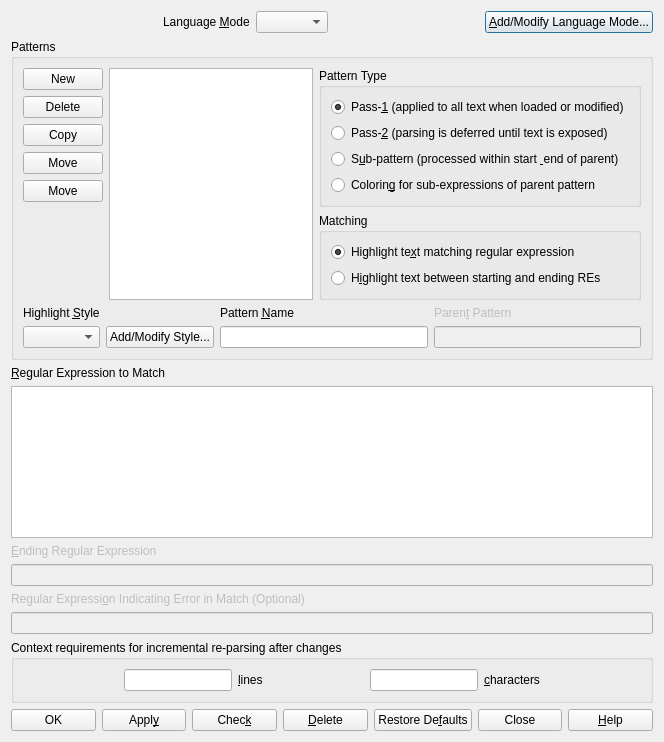
<?xml version="1.0" encoding="UTF-8"?>
<ui version="4.0">
 <class>DialogSyntaxPatterns</class>
 <widget class="QDialog" name="DialogSyntaxPatterns">
  <property name="geometry">
   <rect>
    <x>0</x>
    <y>0</y>
    <width>664</width>
    <height>742</height>
   </rect>
  </property>
  <property name="windowTitle">
   <string>Syntax Highlighting Patterns</string>
  </property>
  <layout class="QVBoxLayout" name="verticalLayout_4">
   <item>
    <layout class="QHBoxLayout" name="horizontalLayout_4">
     <item>
      <spacer name="horizontalSpacer_5">
       <property name="orientation">
        <enum>Qt::Horizontal</enum>
       </property>
       <property name="sizeHint" stdset="0">
        <size>
         <width>40</width>
         <height>20</height>
        </size>
       </property>
      </spacer>
     </item>
     <item>
      <widget class="QLabel" name="label_9">
       <property name="text">
        <string>Language &amp;Mode</string>
       </property>
       <property name="buddy">
        <cstring>comboLanguageMode</cstring>
       </property>
      </widget>
     </item>
     <item>
      <widget class="QComboBox" name="comboLanguageMode"/>
     </item>
     <item>
      <spacer name="horizontalSpacer_6">
       <property name="orientation">
        <enum>Qt::Horizontal</enum>
       </property>
       <property name="sizeHint" stdset="0">
        <size>
         <width>40</width>
         <height>20</height>
        </size>
       </property>
      </spacer>
     </item>
     <item>
      <widget class="QPushButton" name="buttonLanguageMode">
       <property name="text">
        <string>&amp;Add/Modify Language Mode...</string>
       </property>
      </widget>
     </item>
    </layout>
   </item>
   <item>
    <widget class="QGroupBox" name="groupBox">
     <property name="title">
      <string>Patterns</string>
     </property>
     <layout class="QGridLayout" name="gridLayout_2">
      <item row="0" column="0" rowspan="2">
       <layout class="QHBoxLayout" name="horizontalLayout">
        <item>
         <layout class="QVBoxLayout" name="verticalLayout">
          <item>
           <widget class="QPushButton" name="buttonNew">
            <property name="text">
             <string>New</string>
            </property>
            <property name="icon">
             <iconset theme="document-new">
              <normaloff>.</normaloff>.</iconset>
            </property>
           </widget>
          </item>
          <item>
           <widget class="QPushButton" name="buttonDelete">
            <property name="text">
             <string>Delete</string>
            </property>
            <property name="icon">
             <iconset theme="edit-delete">
              <normaloff>.</normaloff>.</iconset>
            </property>
           </widget>
          </item>
          <item>
           <widget class="QPushButton" name="buttonCopy">
            <property name="text">
             <string>Copy</string>
            </property>
            <property name="icon">
             <iconset theme="edit-copy">
              <normaloff>.</normaloff>.</iconset>
            </property>
           </widget>
          </item>
          <item>
           <widget class="QPushButton" name="buttonUp">
            <property name="text">
             <string>Move</string>
            </property>
            <property name="icon">
             <iconset theme="go-up">
              <normaloff>.</normaloff>.</iconset>
            </property>
           </widget>
          </item>
          <item>
           <widget class="QPushButton" name="buttonDown">
            <property name="text">
             <string>Move</string>
            </property>
            <property name="icon">
             <iconset theme="go-down">
              <normaloff>.</normaloff>.</iconset>
            </property>
           </widget>
          </item>
          <item>
           <spacer name="verticalSpacer">
            <property name="orientation">
             <enum>Qt::Vertical</enum>
            </property>
            <property name="sizeHint" stdset="0">
             <size>
              <width>20</width>
              <height>40</height>
             </size>
            </property>
           </spacer>
          </item>
         </layout>
        </item>
        <item>
         <widget class="QListView" name="listItems"/>
        </item>
       </layout>
      </item>
      <item row="2" column="0" colspan="2">
       <layout class="QGridLayout" name="gridLayout">
        <item row="1" column="0">
         <widget class="QComboBox" name="comboHighlightStyle"/>
        </item>
        <item row="0" column="3">
         <widget class="QLabel" name="labelPatternName">
          <property name="text">
           <string>Pattern &amp;Name</string>
          </property>
          <property name="buddy">
           <cstring>editPatternName</cstring>
          </property>
         </widget>
        </item>
        <item row="0" column="4">
         <widget class="QLabel" name="labelParentPattern">
          <property name="enabled">
           <bool>false</bool>
          </property>
          <property name="text">
           <string>Paren&amp;t Pattern</string>
          </property>
          <property name="buddy">
           <cstring>editParentPattern</cstring>
          </property>
         </widget>
        </item>
        <item row="0" column="0">
         <widget class="QLabel" name="label_3">
          <property name="text">
           <string>Highlight &amp;Style</string>
          </property>
          <property name="buddy">
           <cstring>comboHighlightStyle</cstring>
          </property>
         </widget>
        </item>
        <item row="1" column="4">
         <widget class="QLineEdit" name="editParentPattern">
          <property name="enabled">
           <bool>false</bool>
          </property>
         </widget>
        </item>
        <item row="1" column="3">
         <widget class="QLineEdit" name="editPatternName">
          <property name="clearButtonEnabled">
           <bool>true</bool>
          </property>
         </widget>
        </item>
        <item row="0" column="2">
         <widget class="QLabel" name="label_4">
          <property name="text">
           <string/>
          </property>
         </widget>
        </item>
        <item row="1" column="2">
         <widget class="QPushButton" name="buttonHighlightStyle">
          <property name="text">
           <string>Add/Modify Style...</string>
          </property>
         </widget>
        </item>
       </layout>
      </item>
      <item row="0" column="1">
       <widget class="QGroupBox" name="groupBox_3">
        <property name="title">
         <string>Pattern Type</string>
        </property>
        <property name="flat">
         <bool>true</bool>
        </property>
        <layout class="QVBoxLayout" name="verticalLayout_2">
         <item>
          <widget class="QRadioButton" name="radioPass1">
           <property name="text">
            <string>Pass-&amp;1 (applied to all text when loaded or modified)</string>
           </property>
           <property name="checked">
            <bool>true</bool>
           </property>
          </widget>
         </item>
         <item>
          <widget class="QRadioButton" name="radioPass2">
           <property name="text">
            <string>Pass-&amp;2 (parsing is deferred until text is exposed)</string>
           </property>
          </widget>
         </item>
         <item>
          <widget class="QRadioButton" name="radioSubPattern">
           <property name="text">
            <string>S&amp;ub-pattern (processed within start &amp; end of parent)</string>
           </property>
          </widget>
         </item>
         <item>
          <widget class="QRadioButton" name="radioColoring">
           <property name="text">
            <string>Colorin&amp;g for sub-expressions of parent pattern</string>
           </property>
          </widget>
         </item>
        </layout>
       </widget>
      </item>
      <item row="1" column="1">
       <widget class="QGroupBox" name="groupMatching">
        <property name="title">
         <string>Matching</string>
        </property>
        <property name="flat">
         <bool>true</bool>
        </property>
        <layout class="QVBoxLayout" name="verticalLayout_3">
         <item>
          <widget class="QRadioButton" name="radioSimpleRegex">
           <property name="text">
            <string>Highlight te&amp;xt matching regular expression</string>
           </property>
           <property name="checked">
            <bool>true</bool>
           </property>
          </widget>
         </item>
         <item>
          <widget class="QRadioButton" name="radioRangeRegex">
           <property name="text">
            <string>H&amp;ighlight text between starting and ending REs</string>
           </property>
          </widget>
         </item>
        </layout>
       </widget>
      </item>
     </layout>
    </widget>
   </item>
   <item>
    <widget class="QLabel" name="labelRegex">
     <property name="text">
      <string>&amp;Regular Expression to Match</string>
     </property>
     <property name="buddy">
      <cstring>editRegex</cstring>
     </property>
    </widget>
   </item>
   <item>
    <widget class="QPlainTextEdit" name="editRegex">
     <property name="font">
      <font>
       <family>Monospace</family>
      </font>
     </property>
    </widget>
   </item>
   <item>
    <widget class="QLabel" name="labelRegexEnd">
     <property name="enabled">
      <bool>false</bool>
     </property>
     <property name="text">
      <string>&amp;Ending Regular Expression</string>
     </property>
     <property name="buddy">
      <cstring>editRegexEnd</cstring>
     </property>
    </widget>
   </item>
   <item>
    <widget class="QLineEdit" name="editRegexEnd">
     <property name="enabled">
      <bool>false</bool>
     </property>
     <property name="font">
      <font>
       <family>Monospace</family>
      </font>
     </property>
    </widget>
   </item>
   <item>
    <widget class="QLabel" name="labelRegexError">
     <property name="enabled">
      <bool>false</bool>
     </property>
     <property name="text">
      <string>Regular Expressi&amp;on Indicating Error in Match (Optional)</string>
     </property>
     <property name="buddy">
      <cstring>editRegexError</cstring>
     </property>
    </widget>
   </item>
   <item>
    <widget class="QLineEdit" name="editRegexError">
     <property name="enabled">
      <bool>false</bool>
     </property>
     <property name="font">
      <font>
       <family>Monospace</family>
      </font>
     </property>
    </widget>
   </item>
   <item>
    <widget class="QGroupBox" name="groupBox_2">
     <property name="title">
      <string>Context requirements for incremental re-parsing after changes</string>
     </property>
     <layout class="QHBoxLayout" name="horizontalLayout_2">
      <item>
       <spacer name="horizontalSpacer_2">
        <property name="orientation">
         <enum>Qt::Horizontal</enum>
        </property>
        <property name="sizeHint" stdset="0">
         <size>
          <width>100</width>
          <height>20</height>
         </size>
        </property>
       </spacer>
      </item>
      <item>
       <widget class="QLineEdit" name="editContextLines"/>
      </item>
      <item>
       <widget class="QLabel" name="label">
        <property name="text">
         <string>&amp;lines</string>
        </property>
        <property name="buddy">
         <cstring>editContextLines</cstring>
        </property>
       </widget>
      </item>
      <item>
       <spacer name="horizontalSpacer">
        <property name="orientation">
         <enum>Qt::Horizontal</enum>
        </property>
        <property name="sizeHint" stdset="0">
         <size>
          <width>100</width>
          <height>20</height>
         </size>
        </property>
       </spacer>
      </item>
      <item>
       <widget class="QLineEdit" name="editContextChars"/>
      </item>
      <item>
       <widget class="QLabel" name="label_2">
        <property name="text">
         <string>&amp;characters</string>
        </property>
        <property name="buddy">
         <cstring>editContextChars</cstring>
        </property>
       </widget>
      </item>
      <item>
       <spacer name="horizontalSpacer_3">
        <property name="orientation">
         <enum>Qt::Horizontal</enum>
        </property>
        <property name="sizeHint" stdset="0">
         <size>
          <width>100</width>
          <height>20</height>
         </size>
        </property>
       </spacer>
      </item>
     </layout>
    </widget>
   </item>
   <item>
    <layout class="QHBoxLayout" name="horizontalLayout_3">
     <item>
      <widget class="QPushButton" name="buttonOK">
       <property name="text">
        <string>OK</string>
       </property>
       <property name="icon">
        <iconset theme="dialog-ok">
         <normaloff>.</normaloff>.</iconset>
       </property>
      </widget>
     </item>
     <item>
      <widget class="QPushButton" name="buttonApply">
       <property name="text">
        <string>Appl&amp;y</string>
       </property>
       <property name="icon">
        <iconset theme="dialog-ok-apply">
         <normaloff>.</normaloff>.</iconset>
       </property>
      </widget>
     </item>
     <item>
      <widget class="QPushButton" name="buttonCheck">
       <property name="text">
        <string>Chec&amp;k</string>
       </property>
      </widget>
     </item>
     <item>
      <widget class="QPushButton" name="buttonDeletePattern">
       <property name="text">
        <string>&amp;Delete</string>
       </property>
       <property name="icon">
        <iconset theme="edit-delete">
         <normaloff>.</normaloff>.</iconset>
       </property>
      </widget>
     </item>
     <item>
      <widget class="QPushButton" name="buttonRestore">
       <property name="text">
        <string>Restore De&amp;faults</string>
       </property>
      </widget>
     </item>
     <item>
      <widget class="QPushButton" name="buttonClose">
       <property name="text">
        <string>Close</string>
       </property>
       <property name="icon">
        <iconset theme="dialog-close">
         <normaloff>.</normaloff>.</iconset>
       </property>
      </widget>
     </item>
     <item>
      <widget class="QPushButton" name="buttonHelp">
       <property name="text">
        <string>&amp;Help</string>
       </property>
       <property name="icon">
        <iconset theme="help-contents">
         <normaloff>.</normaloff>.</iconset>
       </property>
      </widget>
     </item>
    </layout>
   </item>
  </layout>
 </widget>
 <resources/>
 <connections>
  <connection>
   <sender>buttonClose</sender>
   <signal>clicked()</signal>
   <receiver>DialogSyntaxPatterns</receiver>
   <slot>reject()</slot>
   <hints>
    <hint type="sourcelabel">
     <x>683</x>
     <y>786</y>
    </hint>
    <hint type="destinationlabel">
     <x>642</x>
     <y>765</y>
    </hint>
   </hints>
  </connection>
 </connections>
</ui>
